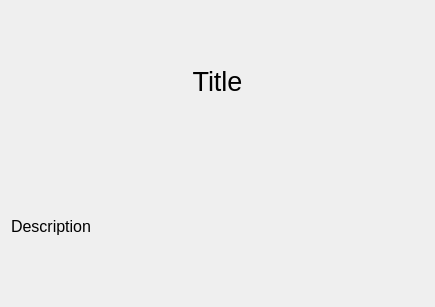
<?xml version="1.0" encoding="UTF-8"?>
<ui version="4.0">
 <class>Form</class>
 <widget class="QWidget" name="Form">
  <property name="geometry">
   <rect>
    <x>0</x>
    <y>0</y>
    <width>435</width>
    <height>307</height>
   </rect>
  </property>
  <property name="windowTitle">
   <string>Form</string>
  </property>
  <layout class="QVBoxLayout" name="verticalLayout">
   <item>
    <widget class="QLabel" name="title_label">
     <property name="font">
      <font>
       <pointsize>20</pointsize>
      </font>
     </property>
     <property name="text">
      <string>Title</string>
     </property>
     <property name="alignment">
      <set>Qt::AlignCenter</set>
     </property>
    </widget>
   </item>
   <item>
    <widget class="QLabel" name="desc_label">
     <property name="font">
      <font>
       <pointsize>12</pointsize>
      </font>
     </property>
     <property name="text">
      <string>Description</string>
     </property>
    </widget>
   </item>
  </layout>
 </widget>
 <resources/>
 <connections/>
</ui>
